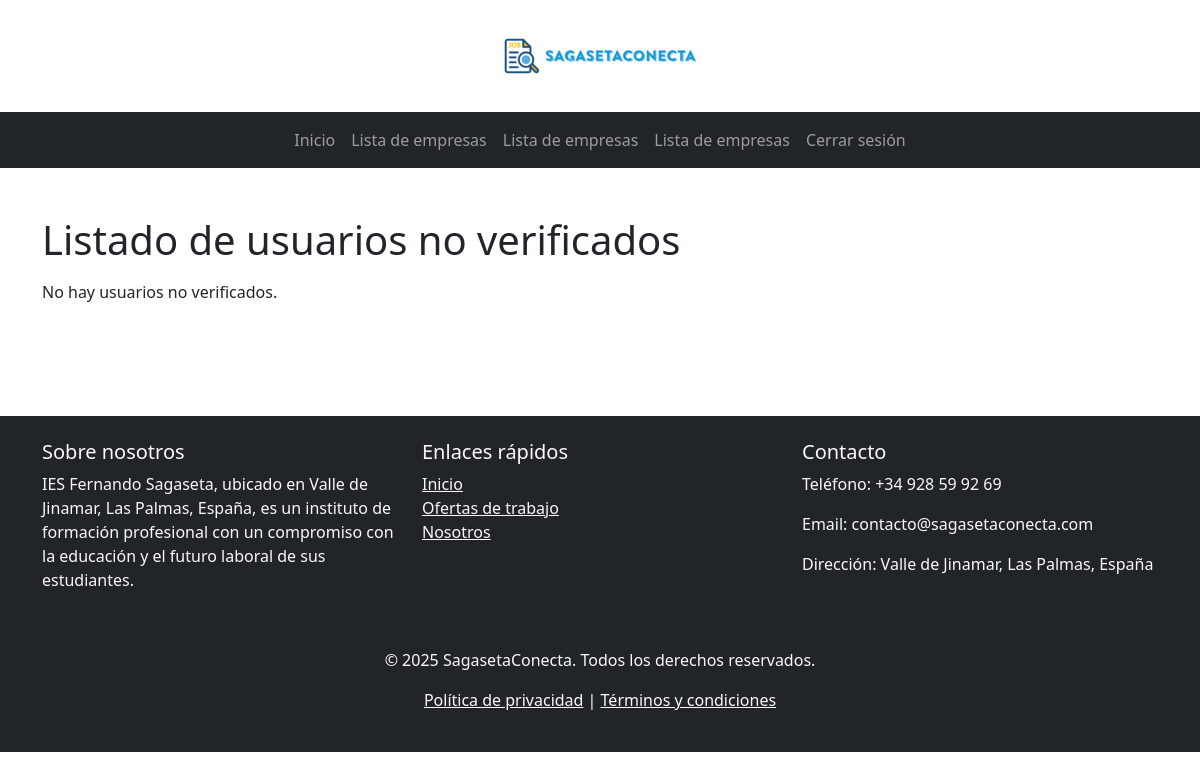
/src/centro/listado_usuarios.php (signed in), run on an earlier commit of the app's database.
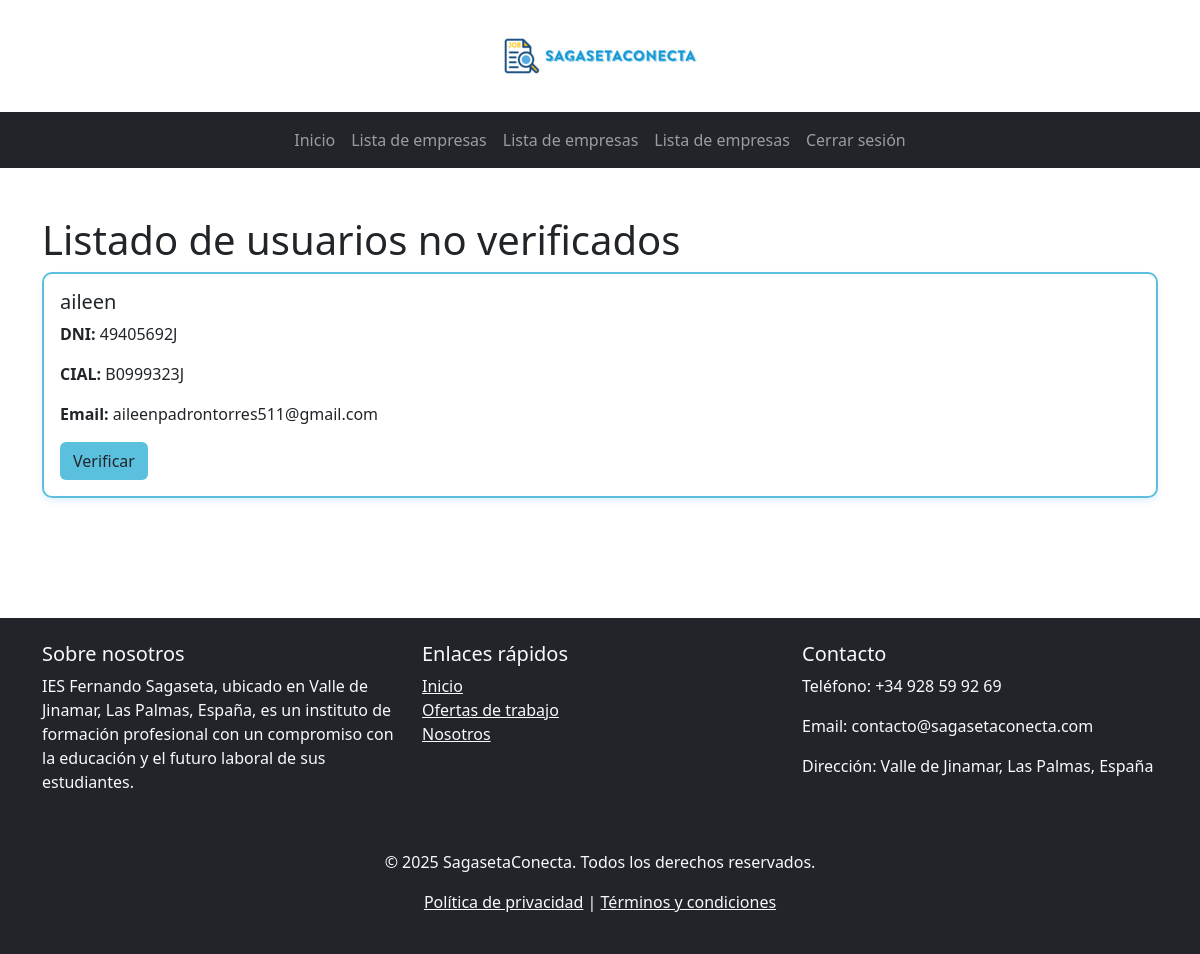
And on a later commit of the database.
### tables this page shows
CREATE TABLE `usuario` (
  `id` bigint(20) NOT NULL,
  `nombre` varchar(255) NOT NULL,
  `dni` varchar(20) NOT NULL,
  `cial` varchar(50) NOT NULL,
  `email` varchar(255) NOT NULL,
  `password` varchar(255) NOT NULL,
  `verificado` tinyint(1) NOT NULL DEFAULT 0,
  `familia_profesional_id` bigint(20) NOT NULL
);

### src/centro/listado_usuarios.php (the view, shortened to what this page needs)
<!DOCTYPE html>
<html lang="es">
<head>
  <link href="https://cdn.jsdelivr.net/npm/bootstrap@5.3.2/dist/css/bootstrap.min.css" rel="stylesheet">
</head>
<body class="d-flex flex-column min-vh-100">
  <header class="container text-center py-3">
    <img src="../assets/img/logo_size_long.jpg" alt="Logo" class="img-fluid w-70 w-md-50 w-lg-25 mx-auto d-block">
  </header>
  <nav class="navbar navbar-expand-md navbar-dark bg-dark">
    <div class="container">
      <div class="collapse navbar-collapse justify-content-center" id="navbarNav">
        <ul class="navbar-nav">
          <li class="nav-item">
            <a class="nav-link" href="./dashboard_centro.php">Inicio</a>
          </li>
          <li class="nav-item">
            <a class="nav-link" href="./listado_empresas.php">Lista de empresas</a>
          </li>
          <li class="nav-item">
            <a class="nav-link" href="./listado_ofertas.php">Lista de empresas</a>
          </li>
          <li class="nav-item">
            <a class="nav-link" href="./listado_usuarios.php">Lista de empresas</a>
          </li>
          <li class="nav-item">
            <a class="nav-link" href="../auth/logout.php">Cerrar sesión</a>
          </li>
        </ul>
      </div>
    </div>
  </nav>
  <main class="container my-5">
    <h1>Listado de usuarios no verificados</h1>
    <?php
    try {
      $conn = createConnection();
      $conn->setAttribute(PDO::ATTR_ERRMODE, PDO::ERRMODE_EXCEPTION);
      $query = "SELECT id, nombre, dni, cial, email FROM usuario WHERE verificado = 0";
      $stmt = $conn->prepare($query);
      $stmt->execute();
      $usuarios = $stmt->fetchAll(PDO::FETCH_ASSOC);
    } catch (PDOException $ex) {
      echo "Error al obtener los usuarios: " . $ex->getMessage();
    }
    ?>
    <?php if ($usuarios): ?>
      <div class="row">
        <?php foreach ($usuarios as $usuario): ?>
          <div class="col-12 mb-4">
            <div class="card h-100" style="border: 2px solid #5bc0de; border-radius: 10px; box-shadow: 0 4px 6px rgba(0, 123, 255, 0.1);">
              <div class="card-body">
                <h5 class="card-title"><?php echo htmlspecialchars($usuario['nombre']); ?></h5>
                <p class="card-text"><strong>DNI:</strong> <?php echo htmlspecialchars($usuario['dni']); ?></p>
                <p class="card-text"><strong>CIAL:</strong> <?php echo htmlspecialchars($usuario['cial']); ?></p>
                <p class="card-text"><strong>Email:</strong> <?php echo htmlspecialchars($usuario['email']); ?></p>
                <form action="../assets/function/cambiar_estado_verificado_usuario.php" method="POST">
                  <button type="submit" class="btn" style="background-color: #5bc0de;">Verificar</button>
                </form>
              </div>
            </div>
          </div>
        <?php endforeach; ?>
      </div>
    <?php else: ?>
      <p class="mt-3">No hay usuarios no verificados.</p>
    <?php endif; ?>
  </main>
  <footer class="bg-dark text-light py-4 mt-5">
    <div class="container">
      <div class="row">
        <div class="col-md-4 mb-3">
          <h5>Sobre nosotros</h5>
          <p>IES Fernando Sagaseta, ubicado en Valle de Jinamar, Las Palmas, España, es un instituto de formación profesional con un compromiso con la educación y el futuro laboral de sus estudiantes.</p>
        </div>
        <div class="col-md-4 mb-3">
          <h5>Enlaces rápidos</h5>
          <ul class="list-unstyled">
            <li><a href="../../index.php" class="text-light">Inicio</a></li>
            <li><a href="../../src/ofertas.php" class="text-light">Ofertas de trabajo</a></li>
            <li><a href="../../src/about.php" class="text-light">Nosotros</a></li>
          </ul>
        </div>
        <div class="col-md-4 mb-3">
          <h5>Contacto</h5>
          <p>Teléfono: +34 928 59 92 69</p>
          <p>Email: contacto@sagasetaconecta.com</p>
          <p>Dirección: Valle de Jinamar, Las Palmas, España</p>
        </div>
      </div>
      <div class="text-center mt-4">
        <p>&copy; 2025 SagasetaConecta. Todos los derechos reservados.</p>
        <p>
          <a href="../../src/assets/pdf/Política de Privacidad.pdf" class="text-light" target="_blank">Política de privacidad</a> |
          <a href="../../src/assets/pdf/Términos y Condiciones de Uso.pdf" class="text-light" target="_blank">Términos y condiciones</a>
        </p>
      </div>
    </div>
  </footer>
</body>
</html>

What changed in the data, as far as the page shows it:
added usuario: nombre "aileen", dni "49405692J", cial "B0999323J", email "aileenpadrontorres511@gmail.com"
Also different on the page:
text no longer shown: "No hay usuarios no verificados."
